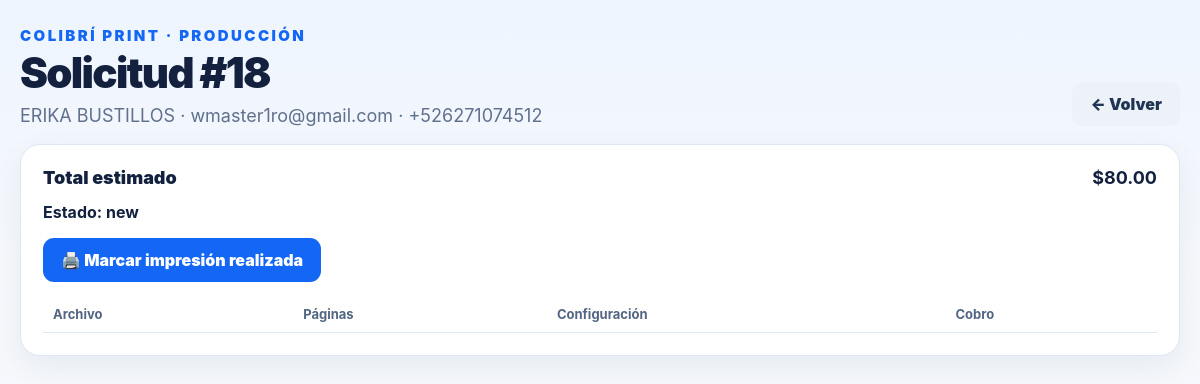
Page /admin/recepcion_detalle.php?id=18 on the committed database.
### tables this page shows
CREATE TABLE `cp_print_requests` (
  `id` bigint(20) UNSIGNED NOT NULL,
  `customer_name` varchar(180) NOT NULL,
  `customer_email` varchar(180) NOT NULL,
  `customer_phone` varchar(50) NOT NULL,
  `status` enum('new','reviewing','quoted','production','completed','cancelled') NOT NULL DEFAULT 'new',
  `archive_status` enum('active','archived') NOT NULL DEFAULT 'active',
  `archived_at` datetime DEFAULT NULL,
  `archived_by` int(10) UNSIGNED DEFAULT NULL,
  `total_estimate` decimal(12,2) NOT NULL DEFAULT '0.00',
  `created_at` datetime NOT NULL DEFAULT CURRENT_TIMESTAMP,
  `updated_at` datetime NOT NULL DEFAULT CURRENT_TIMESTAMP ON UPDATE CURRENT_TIMESTAMP
);

### config/bootstrap.php (called while the page is built, shortened)
<?php
function cp_e(mixed $value): string
{
    return htmlspecialchars((string)$value, ENT_QUOTES, 'UTF-8');
}
function cp_money(float|int $value): string
{
    return '$' . number_format((float)$value, 2);
}

### admin/recepcion_detalle.php (the view, shortened to what this page needs)
<?php
require_once __DIR__ . '/../config/bootstrap.php';
$db=cp_db(); $id=(int)($_GET['id']??0);
$st=$db->prepare("SELECT * FROM cp_print_requests WHERE id=?");$st->execute([$id]);$r=$st->fetch();
?>
<!doctype html><html lang="es"><head><link rel="stylesheet" href="../assets/css/colibri-print.css"></head>
<body><div class="cp-wrap"><div class="cp-brand">COLIBRÍ PRINT · PRODUCCIÓN</div><div class="cp-hero"><div><h1>Solicitud #<?=$id?></h1><p><?= cp_e($r['customer_name']) ?> · <?= cp_e($r['customer_email']) ?> · <?= cp_e($r['customer_phone']) ?></p></div><a class="cp-btn cp-btn-soft" href="recepcion_impresiones.php">← Volver</a></div>
<section class="cp-card"><div class="cp-total-line" style="border:0;margin:0;padding:0 0 14px"><span>Total estimado</span><strong><?=cp_money($r['total_estimate'])?></strong></div>
<div style="display:flex;gap:8px;flex-wrap:wrap;margin-bottom:16px"><strong>Estado: <?=cp_e($r['status'])?></strong></div>
<?php if(!in_array($r['status'],['completed','cancelled'],true) && ($r['archive_status']??'active')!=='archived'): ?><form method="post" action="print_request_action.php" style="display:inline-block;margin:0 8px 14px 0"><button class="cp-btn cp-btn-primary" type="submit">🖨️ Marcar impresión realizada</button></form><?php endif; ?>
<table class="cp-admin-table"><tr><th>Archivo</th><th>Páginas</th><th>Configuración</th><th>Cobro</th></tr>
</table></section></div></body></html>

### assets/css/colibri-print.css (style rules this page uses)
:root { --cp-bg:#f4f7fc; --cp-card:#fff; --cp-text:#13213f; --cp-muted:#60708d; --cp-line:#dfe7f2; --cp-blue:#1467f5; --cp-blue-2:#0b5ce7; --cp-blue-soft:#eaf2ff; --cp-green:#16a36a; --cp-red:#d92f4d; --cp-yellow:#fff3cc; --cp-shadow:0 10px 30px rgba(29,56,96,.07); --cp-radius:20px; }
* { box-sizing:border-box }
html { font-family:Inter,ui-sans-serif,system-ui,-apple-system,BlinkMacSystemFont,"Segoe UI",sans-serif;color:var(--cp-text);background:var(--cp-bg) }
body { margin:0;background:linear-gradient(180deg,#eef5ff 0,#f6f8fc 260px,#f4f7fc 100%);min-height:100vh }
a { color:inherit;text-decoration:none }
button,input,select { font:inherit }
button { cursor:pointer }
.cp-wrap { width:min(1400px,calc(100% - 40px));margin:0 auto;padding:28px 0 50px }
.cp-brand { font-size:15px;line-height:1;font-weight:900;letter-spacing:.16em;color:#1467f5;text-transform:uppercase }
.cp-hero { display:flex;align-items:flex-end;justify-content:space-between;gap:30px;margin:8px 0 18px }
.cp-hero h1 { font-size:42px;line-height:1.05;margin:0 0 10px;font-weight:900;letter-spacing:-.04em }
.cp-hero p { margin:0;color:var(--cp-muted);font-size:18px }
.cp-card { background:var(--cp-card);border:1px solid var(--cp-line);border-radius:var(--cp-radius);box-shadow:var(--cp-shadow);padding:22px;margin-bottom:14px }
.cp-btn { border:0;border-radius:11px;padding:12px 18px;font-weight:900;display:inline-flex;align-items:center;justify-content:center;gap:8px }
.cp-btn-primary { background:var(--cp-blue);color:#fff }
.cp-btn-soft { background:#edf2f8;color:#203453 }
.cp-total-line { display:flex;justify-content:space-between;align-items:center;border-top:1px solid var(--cp-line);padding-top:14px;margin-top:5px;font-weight:900;font-size:18px }
.cp-admin-table { width:100%;border-collapse:collapse }
.cp-admin-table th,.cp-admin-table td { padding:10px;border-bottom:1px solid var(--cp-line);text-align:left;font-size:13px }
.cp-admin-table th { color:#526582 }

### rows in the picture
cp_print_requests: customer_name "ERIKA BUSTILLOS", customer_email "wmaster1ro@gmail.com", customer_phone "+526271074512", total_estimate "$80.00", status "new"

### other values in the picture
$id "18"
